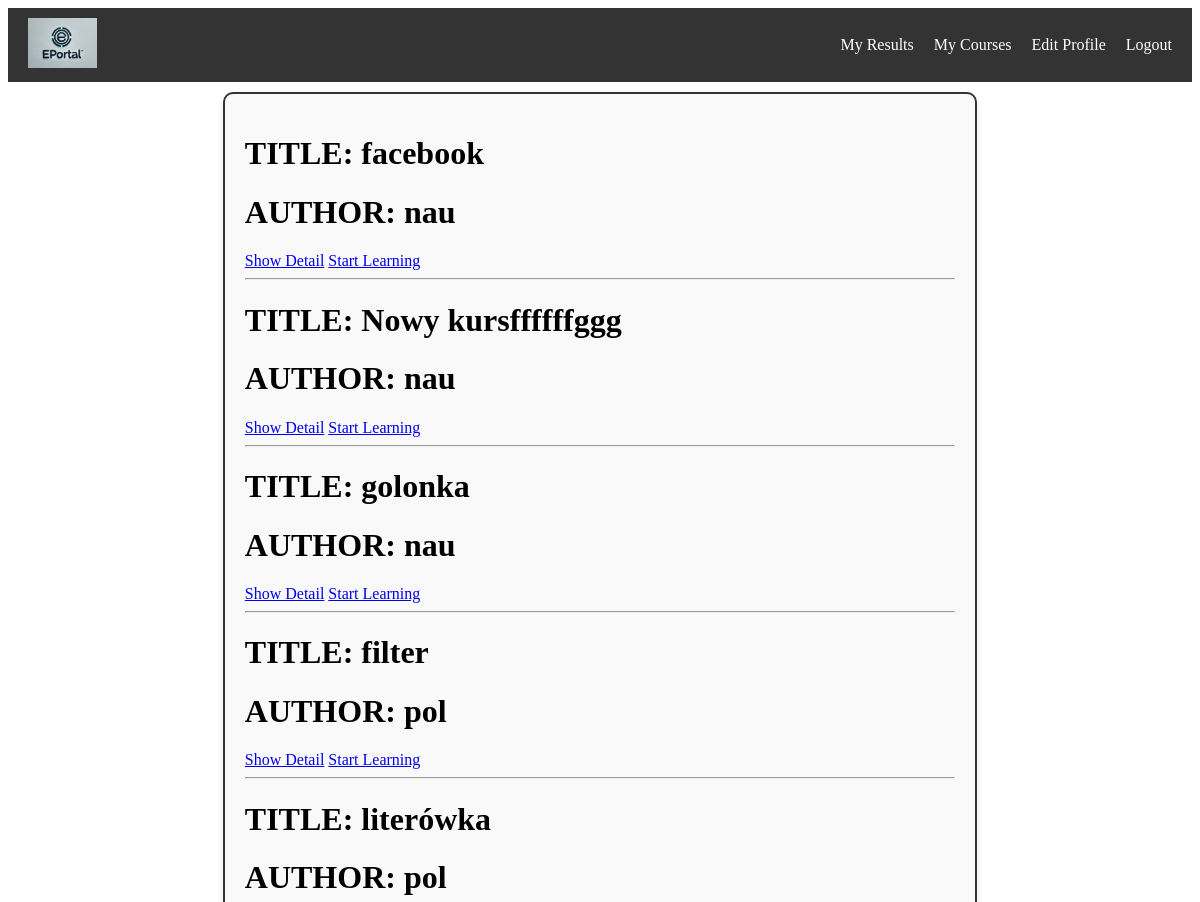
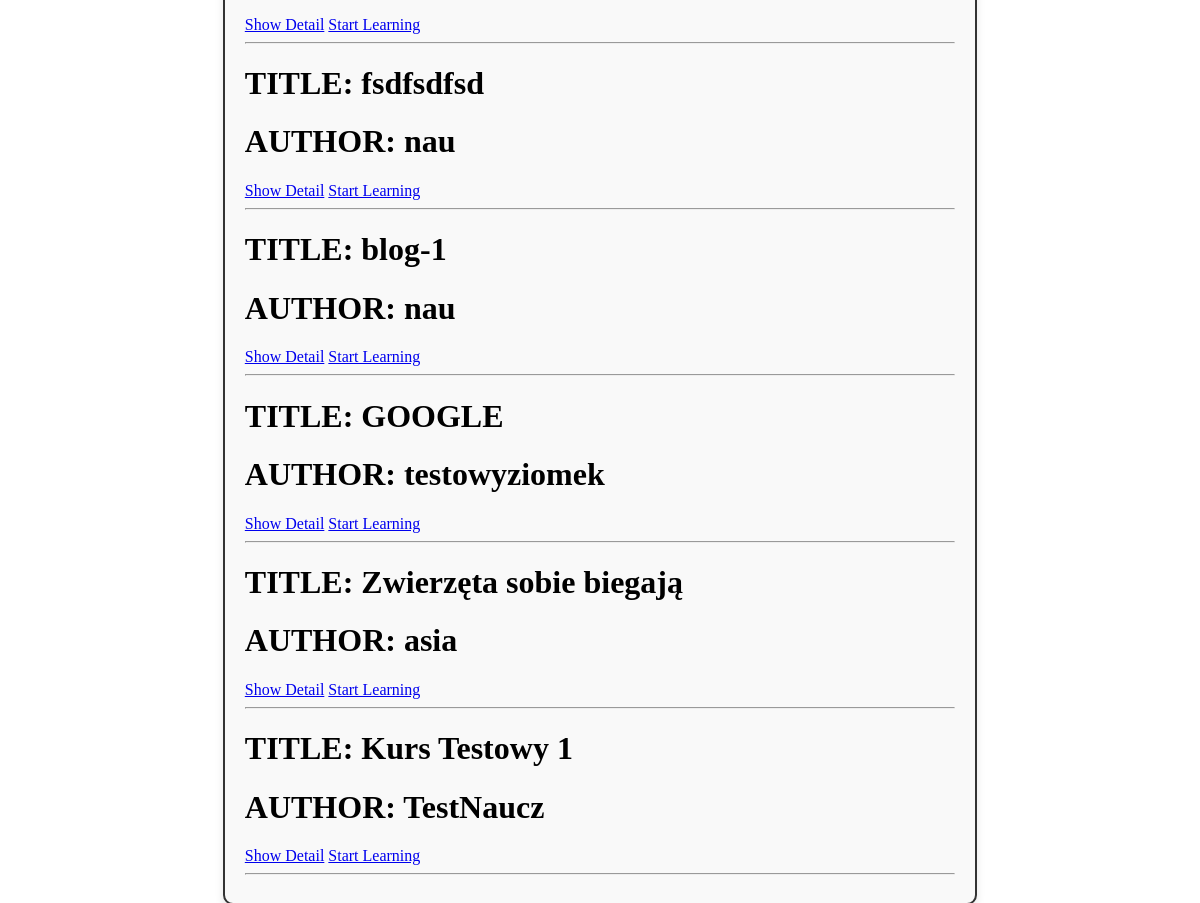
The page /course/my_courses/ (signed in) on the database its author committed (2 pictures, top to bottom).
### course/models.py (models this page shows, shortened)
class Course(models.Model):
    TAG_CHOICES = (
        ("beginner", "Beginner"),
        ("intermediate", "Intermediate"),
        ("advanced", "Advanced"),
    )
    author = models.ForeignKey(CustomUser, on_delete=models.SET_NULL, null=True, blank=True)
    title = models.CharField(unique=True, max_length=70, validators=[validate_capitalize])
    description = models.TextField(null=True, blank=True)
    tag = models.CharField(max_length=12, choices=TAG_CHOICES, default="beginner")
    created = models.DateTimeField(auto_now_add=True)
    isPublic = models.BooleanField(default=False)

### user/models.py (models this page shows)
class CustomUser(AbstractUser):
    ROLE_CHOICES = (
        ("student", "Uczeń"),
        ("teacher", "Nauczyciel"),
    )
    role = models.CharField(max_length=10, choices=ROLE_CHOICES, default="student")
    courses = models.ManyToManyField("course.Course", through="Enrollment", blank=True)

### course/views.py (the view)
# urls.py: path("my_courses/", views.my_courses, name="my_courses"),
@login_required
def my_courses(request):
    user = request.user
    if user.role == "teacher":
        return redirect("author_courses")
    courses = user.courses.filter(isPublic=True)
    courses = courses.filter(enrollment__user=user).order_by("-enrollment__date_enrolled")
    context = {"courses": courses}
    return render(request, "user/my_courses.html", context)

### eportal/context_processors.py (called while the page is built, shortened)
def nav_links(request):
    if request.user.role == "student":
        return {
            "nav_links": [
                {
                    "name": "My Results",
                    "url": "my_results",
                },
                {
                    "name": "My Courses",
                    "url": "my_courses",
                },
                {"name": "Edit Profile", "url": "edit_user"},
                {"name": "Logout", "url": "logout"},
            ]
        }

### user/templates/user/my_courses.html (shortened to what this page needs)
{% extends 'main.html' %}
{% block content %}
    {% for course in courses %}
        <div>
            <h1>TITLE: {{ course.title }}</h1>
            <h1>AUTHOR: {{ course.author }}</h1>
            <a href="{% url 'course_detail' course.id %}">Show Detail</a>
            <a href="{% url 'start_learning' course.id %}">Start Learning</a>
            <hr>
        </div>
    {% endfor %}
{% endblock content %}

### rows shown on the page
Course: title "facebook", author "nau"
Course: title "Nowy kursffffffggg", author "nau"
Course: title "golonka", author "nau"
Course: title "filter", author "pol"
Course: title "literówka", author "pol"
Course: title "fsdfsdfsd", author "nau"
Course: title "blog-1", author "nau"
Course: title "GOOGLE", author "testowyziomek"
Course: title "Zwierzęta sobie biegają", author "asia"
Course: title "Kurs Testowy 1", author "TestNaucz"

### other values the page prints
{{ link.name }} "My Results" "My Courses" "Edit Profile" "Logout"
